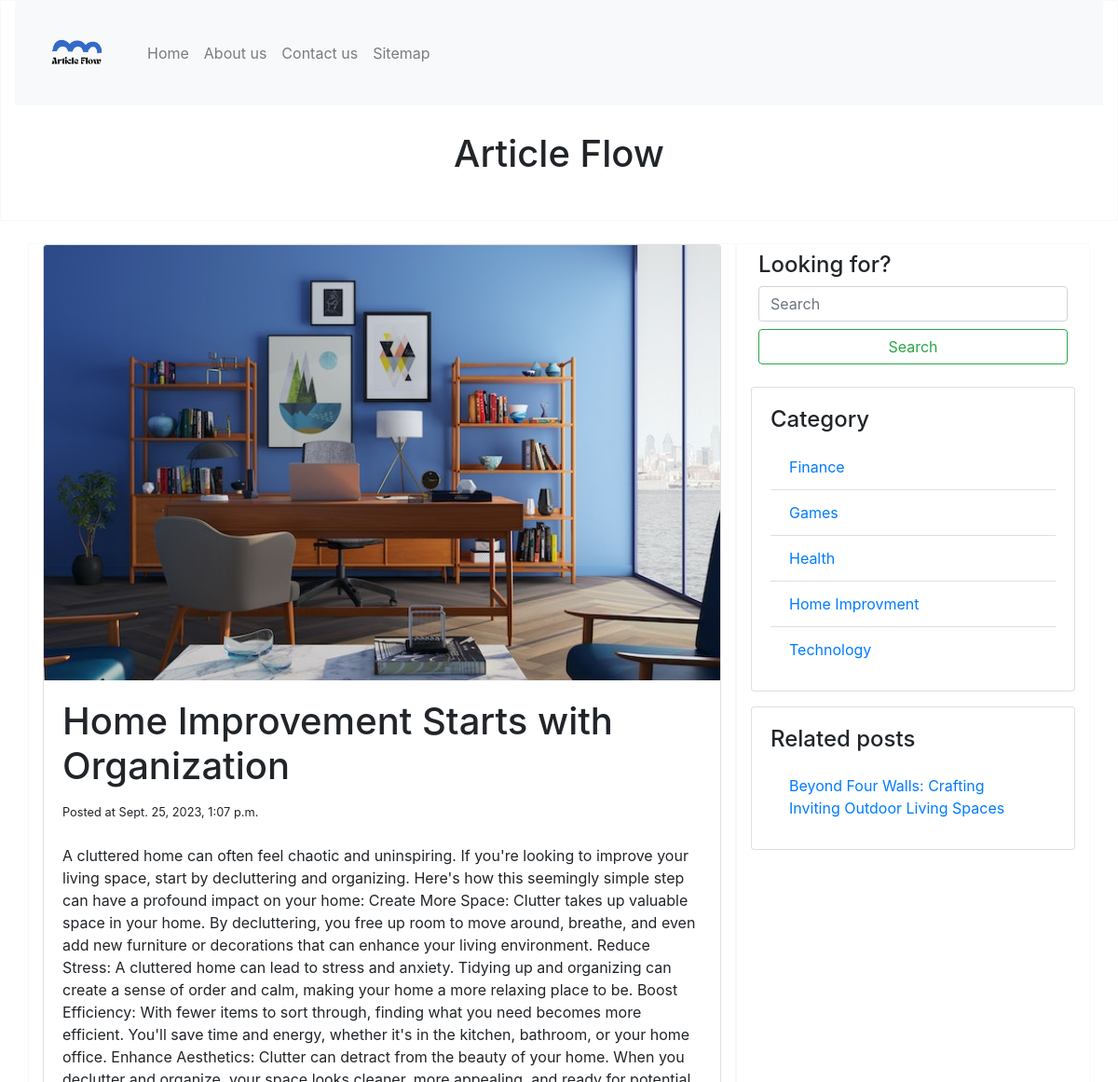
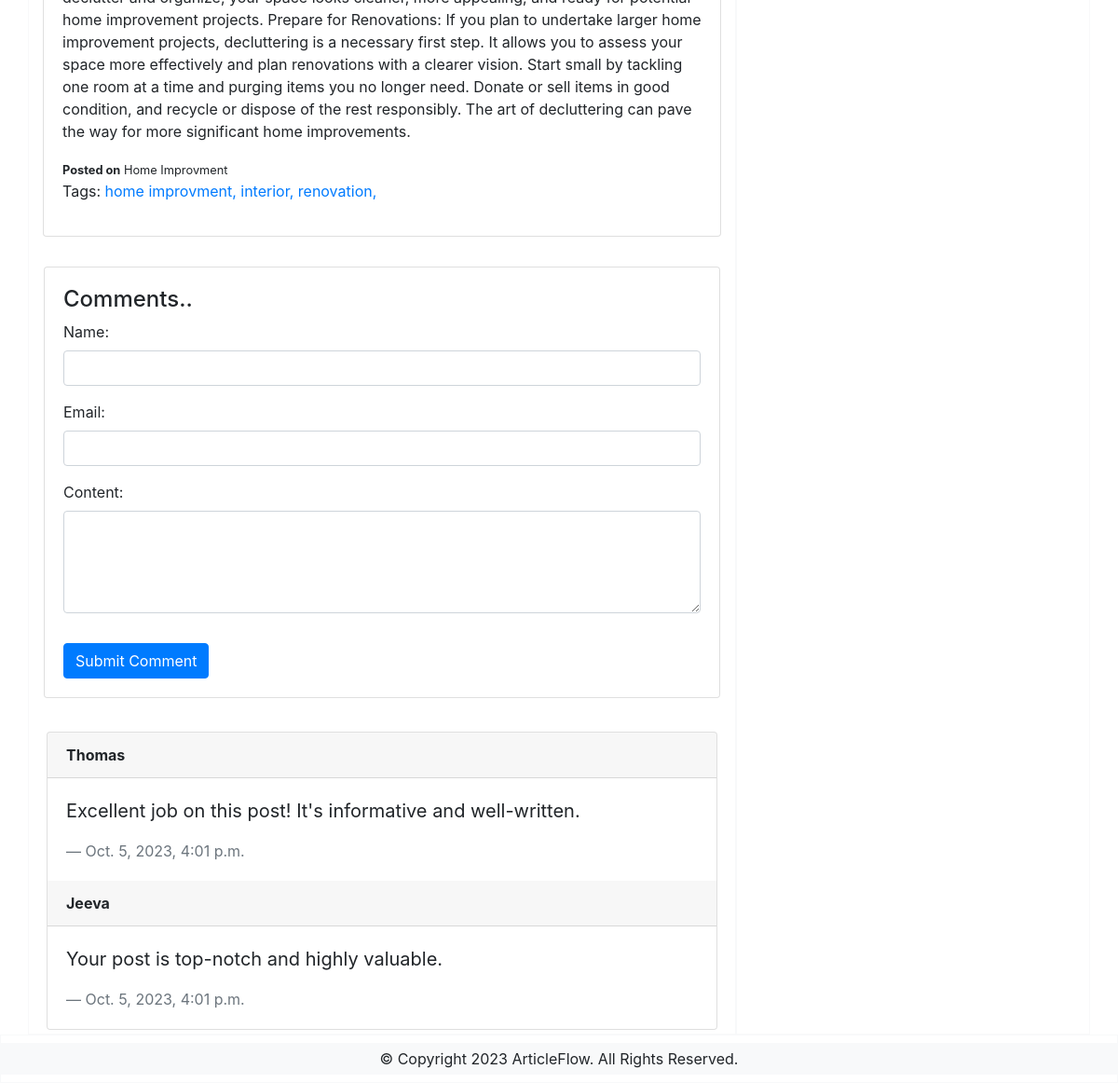
/blog/home-improvement-starts-with-organization/, run on the app's committed database (2 pictures, top to bottom).
### blogapp/models.py (models this page shows, shortened)
class Post(models.Model):
    option = (
        ('draft', 'Draft'),
        ('published', 'Published'),
    )
    title = models.CharField(max_length=250)
    slug = slug = AutoSlugField(
        populate_from='title', unique=True, null=True, default=None)
    content = models.TextField()
    images = models.ImageField(upload_to='images')
    category = models.ForeignKey(Category, on_delete=models.CASCADE)
    created_at = models.DateTimeField(auto_now_add=True)
    updated_at = models.DateTimeField(auto_now=True)
    pub_status = models.CharField(
        max_length=10, choices=option, default='draft')
    author = models.ForeignKey(User, on_delete=models.PROTECT)
    tags = TaggableManager()
    class Meta:
        ordering = ['-created_at']

class Category(models.Model):
    title = models.CharField(max_length=250)
    slug = slug = AutoSlugField(
        populate_from='title', unique=True, null=True, default=None)
    def __str__(self):
        return self.title
    class Meta:
        ordering = ['title']
        verbose_name_plural = 'Categories'

class Comment(models.Model):
    name = models.CharField(max_length=100)
    email = models.EmailField(blank=True)
    content = models.TextField()
    created_at = models.DateTimeField(auto_now_add=True)
    post = models.ForeignKey(
        Post, related_name='comments', on_delete=models.CASCADE)

### blogapp/views.py (the view)
# urls.py: path('blog/<slug:slug>/', views.post_detail, name='post_detail'),
def post_detail(request, slug):
    post = get_object_or_404(Post, slug=slug)
    all_cat = Category.objects.all()
    category = post.category
    related_posts = Post.objects.filter(category=category).exclude(slug=slug)
    all_comments = post.comments.all()
    if request.method == "POST":
        form = CommentForm(request.POST)
        if form.is_valid():
            comment = form.save(commit=False)
            comment.post = post
            comment.save()
    else:
        form = CommentForm()
    context = {
        'post': post,
        'related_posts': related_posts,
        'all_cats': all_cat,
        'cform': form,
        'all_comments': all_comments,
    }
    return render(request, 'postdetail.html', context)

### blogapp/forms.py
class CommentForm(forms.ModelForm):
    class Meta:
        model = Comment
        fields = ['name', 'email', 'content']
        widgets = {
            'name': forms.TextInput(attrs={'class': 'form-control'}),
            'email': forms.EmailInput(attrs={'class': 'form-control'}),
            'content': forms.Textarea(attrs={'class': 'form-control', 'rows': 4}),
        }

### templates/postdetail.html (shortened to what this page needs)
{% extends 'base.html' %}
{% block content %}
  <div class="row">
    <div class="col">
      <div class="card mb-3">
        <img class="card-img-top img-fluid" src="{{ post.images.url }}" alt="Card image cap" />
        <div class="card-body">
          <h1 class="card-title">{{ post.title }}</h1>
          <small>Posted at {{ post.created_at }}</small> <br /><br />
          <p class="card-text">{{ post.content }}</p>
          <small><b>Posted on</b> {{ post.category }}</small>
          <p>
            Tags:{% for tag in post.tags.all %}
              <a href="{% url 'tag_posts' tag.slug %}">{{ tag.name }},</a>
            {% endfor %}
          </p>
        </div>
      </div>
    </div>
  </div>
{% endblock %}
{% block comment %}
  <div class="row">
    <div class="col p-3">
      <div class="card mb-3">
        <div class="card-body">
          <h4>Comments..</h4>
          <form method="POST">
            {{ cform.as_p }}
            <button type="submit" class="btn btn-primary mt-3">Submit Comment</button>
          </form>
        </div>
      </div>
    </div>
  </div>
  <div class="row">
    <div class="col">
      <div class="card m-1">
        {% for x in all_comments %}
          <div class="card-header">
            <b>{{ x.name }}</b>
          </div>
          <div class="card-body">
            <blockquote class="blockquote mb-0">
              <p>{{ x.content }}</p>
              <footer class="blockquote-footer">{{ x.created_at }}</footer>
            </blockquote>
          </div>
        {% endfor %}
      </div>
    </div>
  </div>
{% endblock %}
{% block category %}
  <div class="row">
    <div class="col category">
      <div class="card">
        <div class="card-body">
          <h4 class="card-title">Category</h4>
          <ul class="list-group list-group-flush">
            {% for x in all_cats %}
              <li class="list-group-item">
                <a href="{% url 'category' x.slug %}" class="card-link">{{ x.title }}</a>
              </li>
            {% endfor %}
          </ul>
        </div>
      </div>
    </div>
  </div>
{% endblock %}
{% block sidebarposts %}
  <div class="row">
    <div class="col related-post mt-3">
      <div class="card">
        <div class="card-body">
          <h4 class="card-title">Related posts</h4>
          <ul class="list-group list-group-flush">
            {% for post in related_posts %}
              <li class="list-group-item">
                <a href="{% url 'post_detail' post.slug %}" class="card-link">{{ post.title }}</a>
              </li>
            {% endfor %}
          </ul>
        </div>
      </div>
    </div>
  </div>
{% endblock %}

### static/css/style.css (style rules this page uses)
a { text-decoration: none; }
.trendy-posts, .related-post li { list-style: square; }

### data on the page
Post: images (picture), title "Home Improvement Starts with Organization", created_at "Sept. 25, 2023, 1:07 p.m.", content "A cluttered home can often feel chaotic and uninspiring. If you're looking to improve your living space, start by decluttering and organizing. Here's how this seemingly simple step can have a profound impact on your home: Create More Space: Clutter takes up valuable space in your home. By decluttering, you free up room to move around, breathe, and even add new furniture or decorations that can enhance your living environment. Reduce Stress: A cluttered home can lead to stress and anxiety. Tidying up and organizing can create a sense of order and calm, making your home a more relaxing place to be. Boost Efficiency: With fewer items to sort through, finding what you need becomes more…", category "Home Improvment"
Tag: name "home improvment"
Tag: name "interior"
Tag: name "renovation"
Comment: name "Thomas", content "Excellent job on this post! It's informative and well-written.", created_at "Oct. 5, 2023, 4:01 p.m."
Comment: name "Jeeva", content "Your post is top-notch and highly valuable.", created_at "Oct. 5, 2023, 4:01 p.m."
Category: title "Finance"
Category: title "Games"
Category: title "Health"
Category: title "Home Improvment"
Category: title "Technology"
Post: title "Beyond Four Walls: Crafting Inviting Outdoor Living Spaces"
